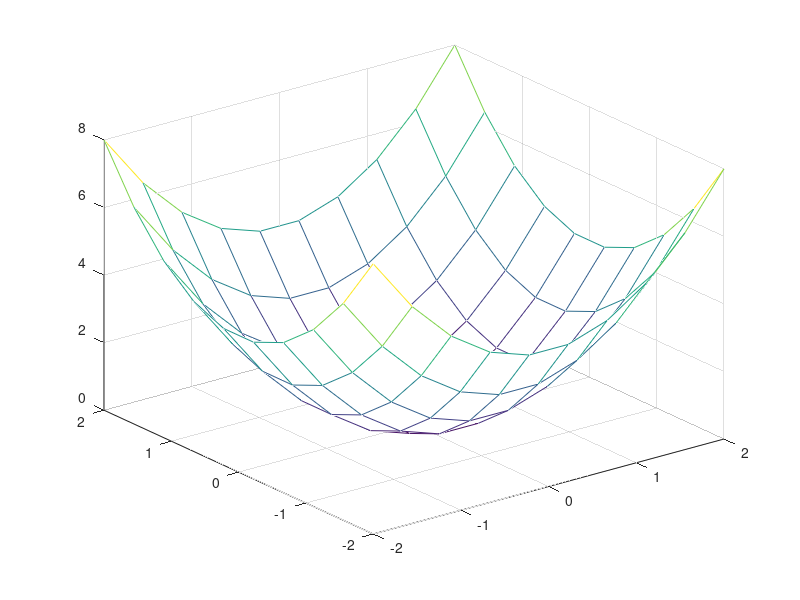
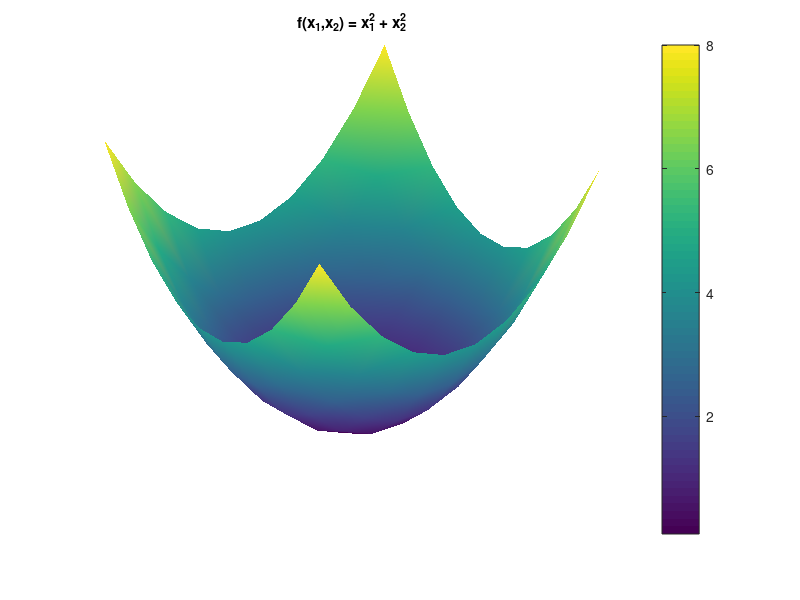
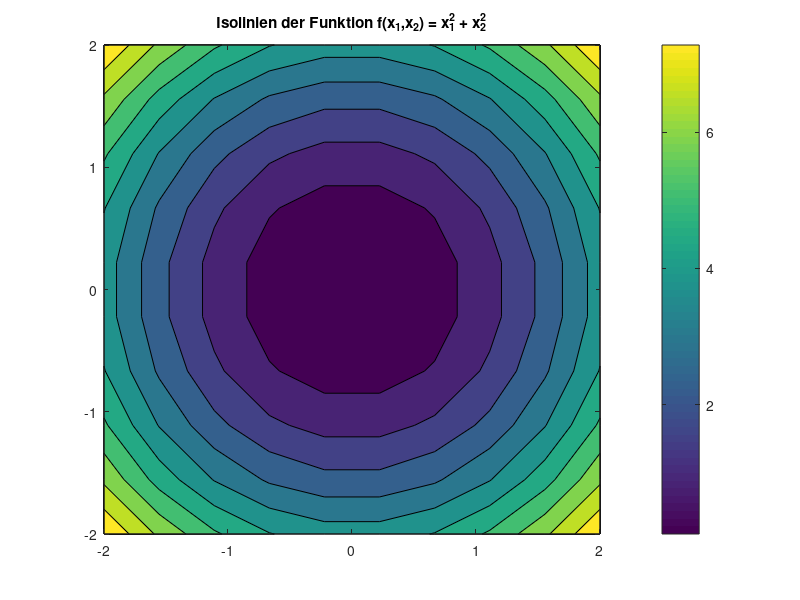

The MATLAB source for these figures, in order:
% -------------------------------------------------------------------------
% Matlab-Skript, Numerik II, Uebungsblatt1, Beispiel
% Plot der Funktion f: R^2 -> R;  (x1,x2) -> x1^2 + x2^2   
%       Frank Hausser, 4/2008
%--------------------------------------------------------------------------


% 1. Schritt: 
% Erzeuge Gitter von Punkten (x1i,y2i), an denen f ausgwertet werden sollen:
% dabei ist x1i eine Matrix, die die x1-Werte an allen Gitterpunkten enthaelt
% analog isr x2i eine Matrix, die die x2-Werte an allen Gitterpunkten enthaelt

numpoints = 10;   % Anzahl Gitterpunkte in x1 bzw. in x2 Richtung
x1        = linspace(-2,2,numpoints); % Vektor von x1-Werten
x2        = linspace(-2,2,numpoints); % Vektor von x2-Werten
[x1i,x2i] = meshgrid(x1,x2);          % meshgrid(..) erzeugt die Matrizen

% 2. Schritt: 
% Berechne die Matrix fi der Funktionswerte an den Gitterpunkten: 

fi = x1i .* x1i + x2i.*x2i ; % .* bewirkt komponentenweise Multiplikation


% 3. Schritt: 
% 3d - Plot der Funktion f(x1,x2)

figure(1)           %neues Fenster wird aufgemacht, falls Figure 1 noch nicht vorhanden
                     % schliessen mit close(1) im Command-Window 
mesh(x1i,x2i,fi); % Plotbefehl; auch meshc(...)
pause      % Es geht erst nach druecken der return-Taste weiter

figure(2)           %neues Fenster wird aufgemacht
surf(x1i,x2i,fi); % alternativer Plotbefehl; auch surfc(...)
shading interp;   % kontinuierlicher Farbverlauf, keine Gitterlinien 
axis off         % keine Achsen
colorbar; 


xlabel('x_1');                       % Achsenbeschriftung
ylabel('x_2');
zlabel('f(x_1,x_2)');
title('f(x_1,x_2) = x_1^2 + x_2^2'); %Titel
shg        % show graphic, Bild geht in den Vordergrund
pause      % Es geht erst nach druecken der return-Taste weiter

% 4. Schritt
% Isolinien der Funktion f(x1,x2)

figure(3)                  % neues Fenster wird aufgemacht
contourf(x1i,x2i,fi);    % Plot-Befehl
title('Isolinien der Funktion f(x_1,x_2) = x_1^2 + x_2^2');
colorbar
shg



